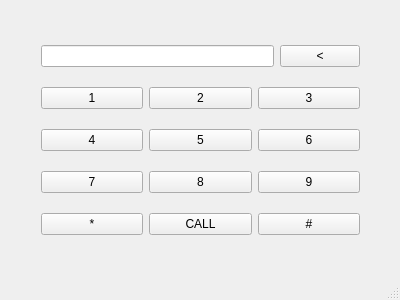
<?xml version="1.0" encoding="UTF-8"?>
<ui version="4.0">
 <class>MainWindow</class>
 <widget class="QMainWindow" name="MainWindow">
  <property name="geometry">
   <rect>
    <x>0</x>
    <y>0</y>
    <width>400</width>
    <height>300</height>
   </rect>
  </property>
  <property name="windowTitle">
   <string>MainWindow</string>
  </property>
  <widget class="QWidget" name="centralWidget">
   <widget class="QWidget" name="">
    <property name="geometry">
     <rect>
      <x>30</x>
      <y>20</y>
      <width>341</width>
      <height>241</height>
     </rect>
    </property>
    <layout class="QVBoxLayout" name="verticalLayout">
     <item>
      <layout class="QHBoxLayout" name="horizontalLayout_5">
       <item>
        <widget class="QLineEdit" name="mobileNumberEdit"/>
       </item>
       <item>
        <widget class="QPushButton" name="backButton">
         <property name="text">
          <string>&lt;</string>
         </property>
        </widget>
       </item>
      </layout>
     </item>
     <item>
      <layout class="QHBoxLayout" name="horizontalLayout">
       <item>
        <widget class="QPushButton" name="oneButton">
         <property name="text">
          <string>1</string>
         </property>
        </widget>
       </item>
       <item>
        <widget class="QPushButton" name="twoButton">
         <property name="text">
          <string>2</string>
         </property>
        </widget>
       </item>
       <item>
        <widget class="QPushButton" name="threeButton">
         <property name="text">
          <string>3</string>
         </property>
        </widget>
       </item>
      </layout>
     </item>
     <item>
      <layout class="QHBoxLayout" name="horizontalLayout_2">
       <item>
        <widget class="QPushButton" name="fourButton">
         <property name="text">
          <string>4</string>
         </property>
        </widget>
       </item>
       <item>
        <widget class="QPushButton" name="fiveButton">
         <property name="text">
          <string>5</string>
         </property>
        </widget>
       </item>
       <item>
        <widget class="QPushButton" name="sixButton">
         <property name="text">
          <string>6</string>
         </property>
        </widget>
       </item>
      </layout>
     </item>
     <item>
      <layout class="QHBoxLayout" name="horizontalLayout_3">
       <item>
        <widget class="QPushButton" name="sevenButton">
         <property name="text">
          <string>7</string>
         </property>
        </widget>
       </item>
       <item>
        <widget class="QPushButton" name="eightButton">
         <property name="text">
          <string>8</string>
         </property>
        </widget>
       </item>
       <item>
        <widget class="QPushButton" name="nineButton">
         <property name="text">
          <string>9</string>
         </property>
        </widget>
       </item>
      </layout>
     </item>
     <item>
      <layout class="QHBoxLayout" name="horizontalLayout_4">
       <item>
        <widget class="QPushButton" name="starButton">
         <property name="text">
          <string>*</string>
         </property>
        </widget>
       </item>
       <item>
        <widget class="QPushButton" name="dialButton">
         <property name="text">
          <string>CALL</string>
         </property>
        </widget>
       </item>
       <item>
        <widget class="QPushButton" name="poundButton">
         <property name="text">
          <string>#</string>
         </property>
        </widget>
       </item>
      </layout>
     </item>
    </layout>
   </widget>
  </widget>
  <widget class="QStatusBar" name="statusBar"/>
 </widget>
 <layoutdefault spacing="6" margin="11"/>
 <resources/>
 <connections/>
</ui>
